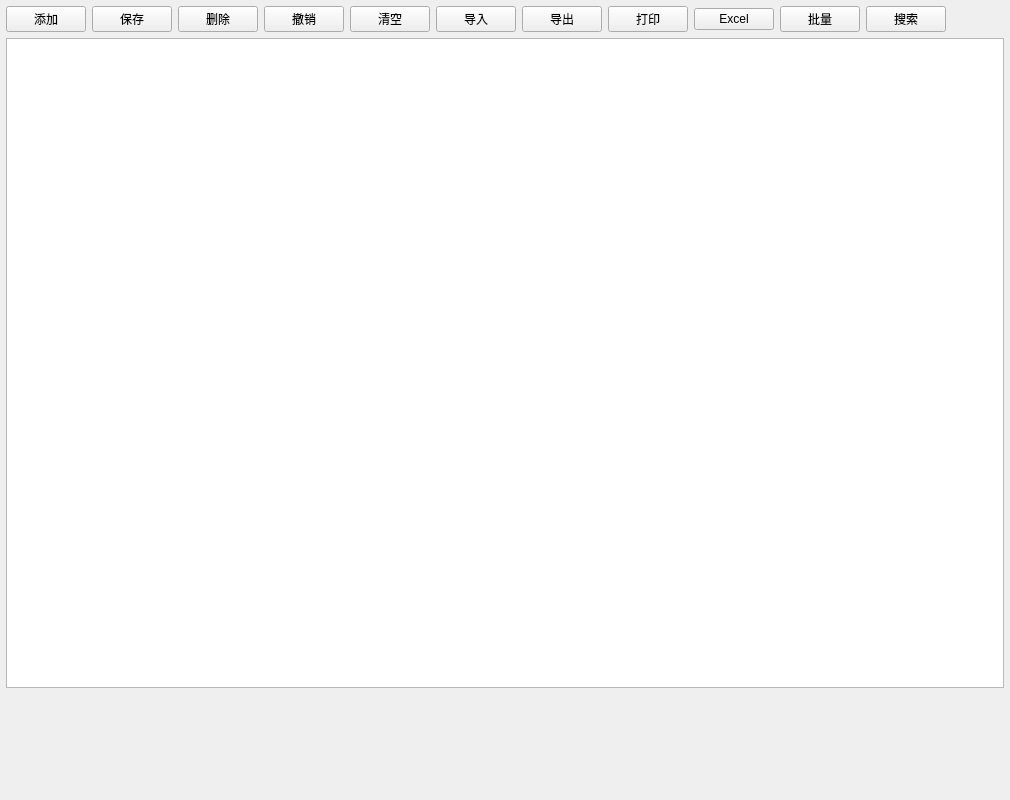
<?xml version="1.0" encoding="UTF-8"?>
<ui version="4.0">
 <class>frmConfigIpc</class>
 <widget class="QWidget" name="frmConfigIpc">
  <property name="geometry">
   <rect>
    <x>0</x>
    <y>0</y>
    <width>1010</width>
    <height>800</height>
   </rect>
  </property>
  <property name="windowTitle">
   <string>Form</string>
  </property>
  <layout class="QVBoxLayout" name="verticalLayout">
   <property name="leftMargin">
    <number>6</number>
   </property>
   <property name="topMargin">
    <number>6</number>
   </property>
   <property name="rightMargin">
    <number>6</number>
   </property>
   <property name="bottomMargin">
    <number>6</number>
   </property>
   <item>
    <widget class="QWidget" name="widgetTop" native="true">
     <layout class="QHBoxLayout" name="horizontalLayout">
      <property name="leftMargin">
       <number>0</number>
      </property>
      <property name="topMargin">
       <number>0</number>
      </property>
      <property name="rightMargin">
       <number>0</number>
      </property>
      <property name="bottomMargin">
       <number>0</number>
      </property>
      <item>
       <widget class="QPushButton" name="btnAdd">
        <property name="text">
         <string>添加</string>
        </property>
       </widget>
      </item>
      <item>
       <widget class="QPushButton" name="btnSave">
        <property name="text">
         <string>保存</string>
        </property>
       </widget>
      </item>
      <item>
       <widget class="QPushButton" name="btnDelete">
        <property name="text">
         <string>删除</string>
        </property>
       </widget>
      </item>
      <item>
       <widget class="QPushButton" name="btnReturn">
        <property name="text">
         <string>撤销</string>
        </property>
       </widget>
      </item>
      <item>
       <widget class="QPushButton" name="btnClear">
        <property name="text">
         <string>清空</string>
        </property>
       </widget>
      </item>
      <item>
       <widget class="QPushButton" name="btnInput">
        <property name="text">
         <string>导入</string>
        </property>
       </widget>
      </item>
      <item>
       <widget class="QPushButton" name="btnOutput">
        <property name="text">
         <string>导出</string>
        </property>
       </widget>
      </item>
      <item>
       <widget class="QPushButton" name="btnPrint">
        <property name="text">
         <string>打印</string>
        </property>
       </widget>
      </item>
      <item>
       <widget class="QPushButton" name="btnXls">
        <property name="text">
         <string>Excel</string>
        </property>
       </widget>
      </item>
      <item>
       <widget class="QPushButton" name="btnPlus">
        <property name="text">
         <string>批量</string>
        </property>
       </widget>
      </item>
      <item>
       <widget class="QPushButton" name="btnSearch">
        <property name="text">
         <string>搜索</string>
        </property>
       </widget>
      </item>
      <item>
       <widget class="QLabel" name="labTip">
        <property name="sizePolicy">
         <sizepolicy hsizetype="Expanding" vsizetype="Preferred">
          <horstretch>0</horstretch>
          <verstretch>0</verstretch>
         </sizepolicy>
        </property>
        <property name="text">
         <string/>
        </property>
        <property name="alignment">
         <set>Qt::AlignCenter</set>
        </property>
       </widget>
      </item>
     </layout>
    </widget>
   </item>
   <item>
    <widget class="QTableView" name="tableView">
     <property name="sizePolicy">
      <sizepolicy hsizetype="Expanding" vsizetype="Expanding">
       <horstretch>0</horstretch>
       <verstretch>0</verstretch>
      </sizepolicy>
     </property>
    </widget>
   </item>
   <item>
    <widget class="frmConfigIpcSearch" name="widgetIpcSearch" native="true">
     <property name="sizePolicy">
      <sizepolicy hsizetype="Preferred" vsizetype="Fixed">
       <horstretch>0</horstretch>
       <verstretch>0</verstretch>
      </sizepolicy>
     </property>
     <property name="minimumSize">
      <size>
       <width>0</width>
       <height>100</height>
      </size>
     </property>
    </widget>
   </item>
  </layout>
 </widget>
 <customwidgets>
  <customwidget>
   <class>frmConfigIpcSearch</class>
   <extends>QWidget</extends>
   <header>frmconfigipcsearch.h</header>
   <container>1</container>
  </customwidget>
 </customwidgets>
 <tabstops>
  <tabstop>btnAdd</tabstop>
  <tabstop>btnSave</tabstop>
  <tabstop>btnDelete</tabstop>
  <tabstop>btnReturn</tabstop>
  <tabstop>btnClear</tabstop>
  <tabstop>btnInput</tabstop>
  <tabstop>btnOutput</tabstop>
  <tabstop>btnPrint</tabstop>
  <tabstop>btnXls</tabstop>
  <tabstop>btnPlus</tabstop>
  <tabstop>btnSearch</tabstop>
  <tabstop>tableView</tabstop>
 </tabstops>
 <resources/>
 <connections/>
</ui>
